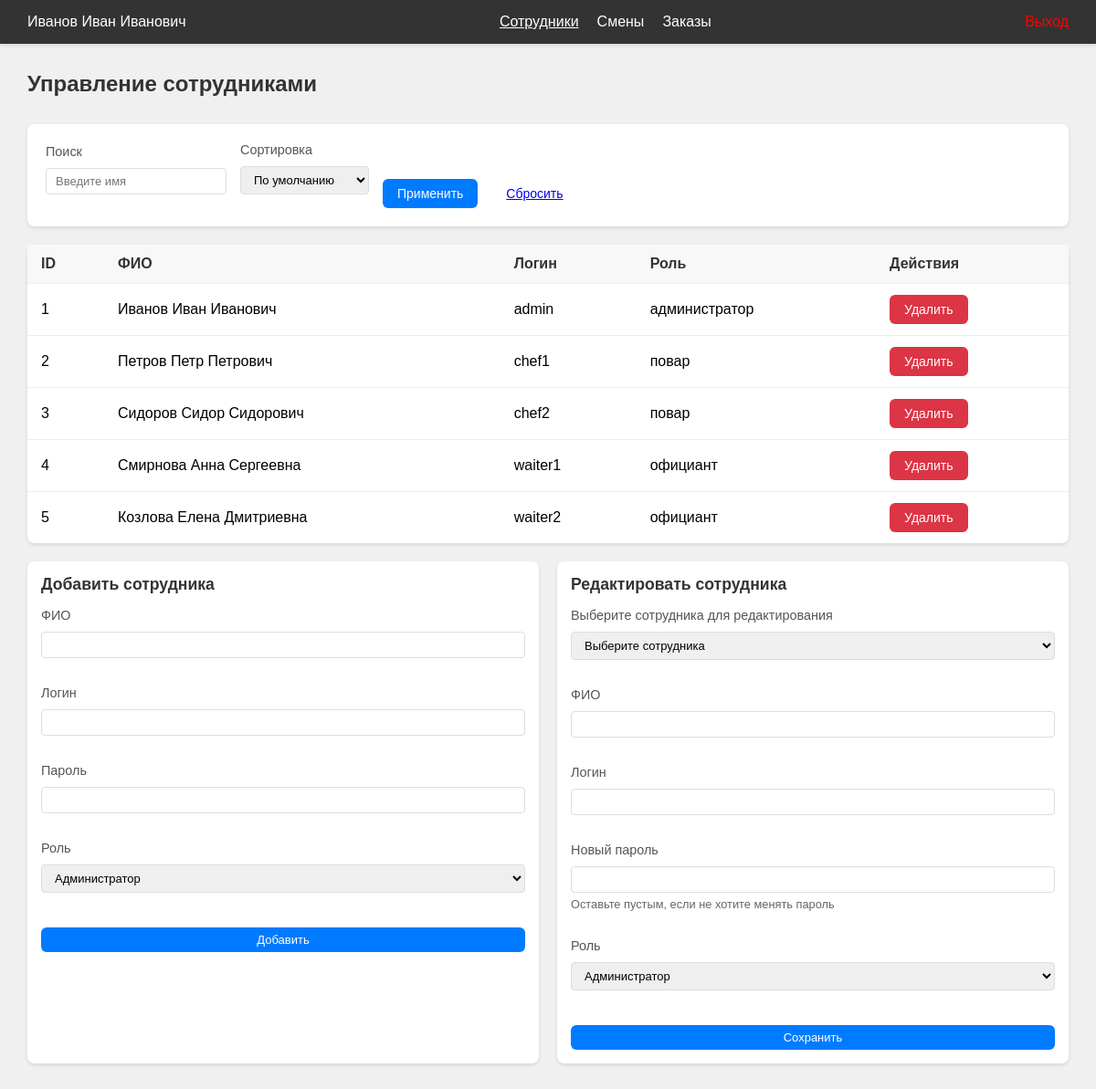
Page /admin/employees.php (signed in) on the committed database.
### tables this page shows
CREATE TABLE `users` (
  `user_id` int(11) NOT NULL,
  `login` varchar(50) NOT NULL,
  `password` varchar(255) NOT NULL,
  `full_name` varchar(100) NOT NULL,
  `role` enum('администратор','повар','официант') NOT NULL,
  `created_at` timestamp NOT NULL DEFAULT current_timestamp(),
  `updated_at` timestamp NOT NULL DEFAULT current_timestamp() ON UPDATE current_timestamp(),
  `token` varchar(256) NOT NULL
);

### api/employees/EmployeesSearch.php (called while the page is built, shortened)
<?php
function EmployeesSearch($params, $db) {
    $search = isset($params['search']) ? $params['search'] : '';
    $sort = isset($params['sort']) ? $params['sort'] : '';
    $sql = "SELECT * FROM users";
    $params = [];
    $stmt = $db->prepare($sql);
    $stmt->execute($params);
    return $stmt->fetchAll();
}
?>

### api/employees/OutputEmployees.php (the view)
<?php
function OutputEmployees($employees) {
    foreach($employees as $employee) {
        $id = $employee['user_id'];
        $full_name = $employee['full_name'];
        $login = $employee['login'];
        $role = $employee['role'];
        echo "<tr>
            <td>$id</td>
            <td>$full_name</td>
            <td>$login</td>
            <td>$role</td>
            <td>
                <button class='btn btn-danger' onclick='deleteEmployee($id)'>Удалить</button>
            </td>
        </tr>";
    }
}
?>

### admin/employees.php (shortened to what this page needs)
<?php
require_once '../api/DB.php';
require_once '../api/employees/OutputEmployees.php';
require_once '../api/employees/EmployeesSearch.php';
?>
<!DOCTYPE html>
<html lang="ru">
<head>
    <link rel="stylesheet" href="../styles/admin.css">
</head>
<body>
    <header class="header">
        <div class="header-left">
            <span class="user-name"><?php echo $_SESSION['full_name']; ?></span>
        </div>
        <nav class="header-center">
            <a href="employees.php" class="nav-link active">Сотрудники</a>
            <a href="shifts.php" class="nav-link">Смены</a>
            <a href="orders.php" class="nav-link">Заказы</a>
        </nav>
        <div class="header-right">
            <a href="#" onclick="logout(); return false;" class="logout-btn">Выход</a>
        </div>
    </header>
    <div class="main-content">
        <div class="page-header">
            <h1 class="page-title">Управление сотрудниками</h1>
        </div>
        <div class="filter-section">
            <form class="filter-form" method="GET">
                <div class="form-group">
                    <label>Поиск</label>
                    <input type="text" class="form-control" name="search" placeholder="Введите имя" value="<?php echo isset($_GET['search']) ? htmlspecialchars($_GET['search']) : ''; ?>">
                </div>
                <div class="form-group">
                    <label>Сортировка</label>
                    <select class="form-control" name="sort">
                        <option value="">По умолчанию</option>
                    </select>
                </div>
                <button type="submit" class="btn btn-primary">Применить</button>
                <a href="employees.php" class="btn btn-secondary">Сбросить</a>
            </form>
        </div>
        <table class="data-table">
            <thead>
                <tr>
                    <th>ID</th>
                    <th>ФИО</th>
                    <th>Логин</th>
                    <th>Роль</th>
                    <th>Действия</th>
                </tr>
            </thead>
            <tbody>
                <?php
                $employees = EmployeesSearch($_GET, $db);
                OutputEmployees($employees);
                ?>
            </tbody>
        </table>
        <div class="forms-container">
            <div class="form-section">
                <h2>Добавить сотрудника</h2>
                <form action="api/employees/AddEmployee.php" method="POST" class="form">
                    <div class="form-group">
                        <label>ФИО</label>
                        <input type="text" name="name" class="form-control" required>
                    </div>
                    <div class="form-group">
                        <label>Логин</label>
                        <input type="text" name="login" class="form-control" required>
                    </div>
                    <div class="form-group">
                        <label>Пароль</label>
                        <input type="password" name="password" class="form-control" required>
                    </div>
                    <div class="form-group">
                        <label>Роль</label>
                        <select name="role" class="form-control" required>
                            <option value="admin">Администратор</option>
                        </select>
                    </div>
                    <button type="submit" class="btn btn-primary">Добавить</button>
                </form>
            </div>
            <div class="form-section">
                <h2>Редактировать сотрудника</h2>
                <form action="api/employees/EditEmployee.php" method="POST" class="form">
                    <div class="form-group">
                        <label>Выберите сотрудника для редактирования</label>
                        <select class="form-control" name="id" onchange="loadEmployeeData(this.value)" required>
                            <option value="">Выберите сотрудника</option>
                        </select>
                    </div>
                    <div class="form-group">
                        <label>ФИО</label>
                        <input type="text" name="name" class="form-control" required>
                    </div>
                    <div class="form-group">
                        <label>Логин</label>
                        <input type="text" name="login" class="form-control" required>
                    </div>
                    <div class="form-group">
                        <label>Новый пароль</label>
                        <input type="password" name="password" class="form-control">
                        <small>Оставьте пустым, если не хотите менять пароль</small>
                    </div>
                    <div class="form-group">
                        <label>Роль</label>
                        <select name="role" class="form-control" required>
                            <option value="admin">Администратор</option>
                        </select>
                    </div>
                    <button type="submit" class="btn btn-primary">Сохранить</button>
                </form>
            </div>
        </div>
    </div>
</body>
</html>

### styles/admin.css (style rules this page uses)
* { margin: 0; padding: 0; box-sizing: border-box; font-family: Arial, sans-serif; }
body { min-height: 100vh; background-color: #f0f0f0; }
.header { background-color: #333; color: white; padding: 15px 30px; display: flex; justify-content: space-between; align-items: center; box-shadow: 0 2px 4px rgba(0, 0, 0, 0.1); }
.header-left { display: flex; align-items: center; }
.user-name { font-size: 16px; color: white; }
.header-center { display: flex; gap: 20px; }
.nav-link { color: white; text-decoration: none; }
.nav-link.active { text-decoration: underline; }
.header-right { display: flex; align-items: center; }
.logout-btn { color: red; text-decoration: none; }
.main-content { padding: 30px; margin: 0 auto; max-width: 1200px; }
.page-header { display: flex; justify-content: space-between; align-items: center; margin-bottom: 30px; }
.page-title { font-size: 24px; color: #333; }
.data-table { width: 100%; background-color: white; border-radius: 8px; box-shadow: 0 2px 4px rgba(0, 0, 0, 0.1); border-collapse: collapse; margin-bottom: 20px; }
.data-table th, .data-table td { padding: 12px 15px; text-align: left; border-bottom: 1px solid #eee; }
.data-table th { background-color: #f8f8f8; font-weight: 600; color: #333; }
.data-table tr:last-child td { border-bottom: none; }
.btn { padding: 8px 16px; border-radius: 6px; border: none; cursor: pointer; font-size: 14px; transition: all 0.3s; }
.btn-primary { background-color: #007bff; color: white; }
.btn-danger { background-color: #dc3545; color: white; }
.form-group { margin-bottom: 15px; }
.form-group label { display: block; margin-bottom: 5px; color: #333; }
.form-control { width: 100%; padding: 8px 12px; border: 1px solid #ddd; border-radius: 4px; font-size: 14px; }
.filter-section { background-color: white; padding: 20px; border-radius: 8px; margin-bottom: 20px; box-shadow: 0 2px 4px rgba(0, 0, 0, 0.1); }
.filter-form { display: flex; gap: 15px; align-items: flex-end; }
.forms-container { display: grid; grid-template-columns: repeat(2, 1fr); gap: 20px; margin-top: 20px; }
.form-section { background: white; padding: 15px; border-radius: 8px; box-shadow: 0 2px 4px rgba(0, 0, 0, 0.1); margin-top: 0; }
.form-section h2 { margin: 0 0 15px 0; color: #333; font-size: 1.1em; }
.form { display: flex; flex-direction: column; gap: 15px; }
.form-group { display: flex; flex-direction: column; gap: 5px; }
.form-group label { font-weight: 500; color: #555; font-size: 0.9em; }
.form-control { padding: 6px 10px; border: 1px solid #ddd; border-radius: 4px; font-size: 13px; }
.form-group small { color: #666; font-size: 0.8em; }
.form-section .btn { grid-column: 1 / -1; justify-self: start; margin-top: 8px; padding: 6px 12px; font-size: 13px; }

### rows in the picture
users: user_id "1", full_name "Иванов Иван Иванович", login "admin", role "администратор"
users: user_id "2", full_name "Петров Петр Петрович", login "chef1", role "повар"
users: user_id "3", full_name "Сидоров Сидор Сидорович", login "chef2", role "повар"
users: user_id "4", full_name "Смирнова Анна Сергеевна", login "waiter1", role "официант"
users: user_id "5", full_name "Козлова Елена Дмитриевна", login "waiter2", role "официант"

### other values in the picture
$_SESSION['full_name'] "Иванов Иван Иванович"
